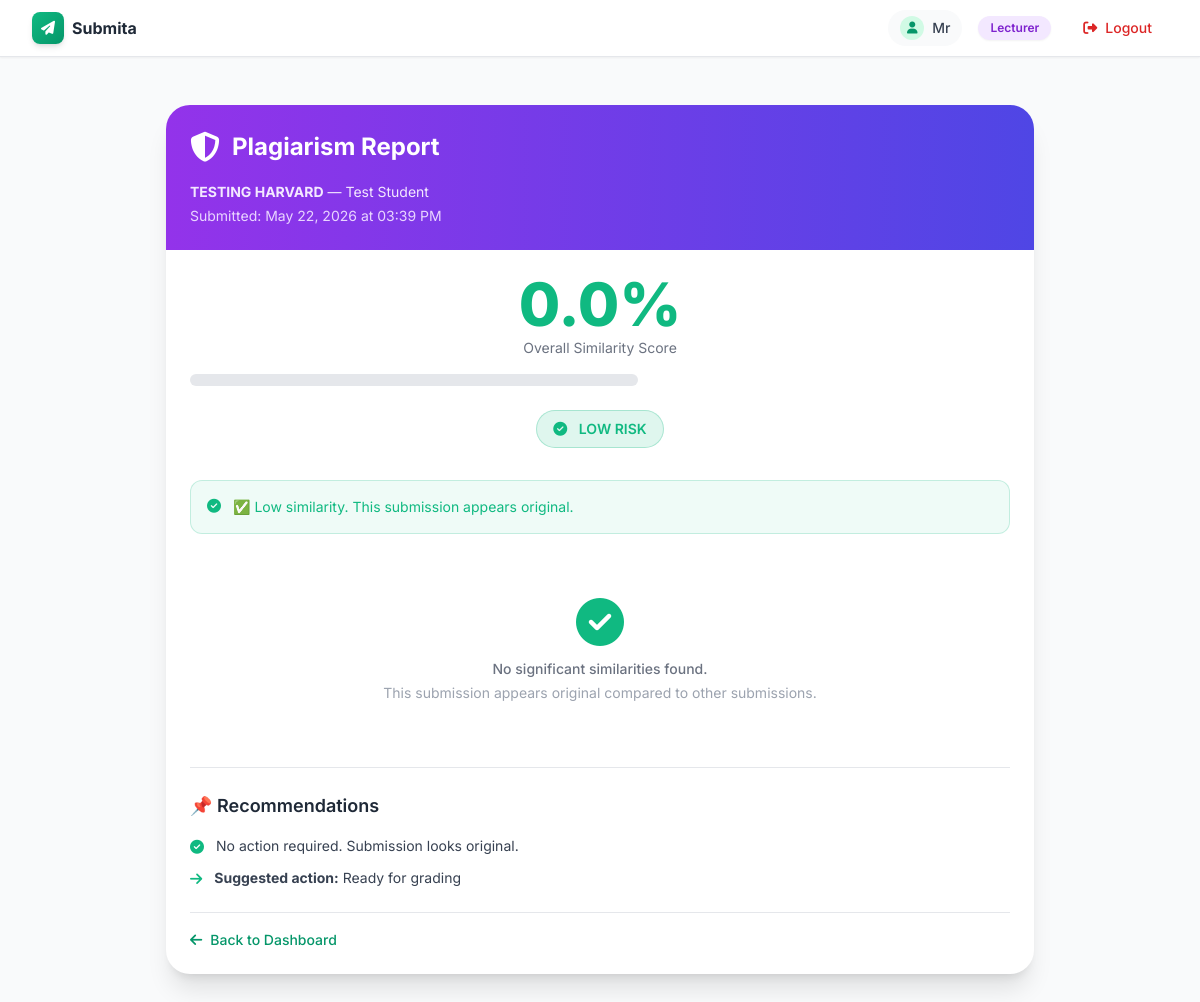
The page /plagiarism-report/1 (signed in) on the database its author committed.
### models.py (models this page shows, shortened)
class User(UserMixin, db.Model):
    __tablename__ = 'users'
    id = db.Column(db.Integer, primary_key=True)
    email = db.Column(db.String(120), unique=True, nullable=False)
    matric = db.Column(db.String(50), unique=True, nullable=False)
    name = db.Column(db.String(100), nullable=False)
    password = db.Column(db.String(200), nullable=False)
    code = db.Column(db.String(10))
    verified = db.Column(db.Boolean, default=False)
    role = db.Column(db.String(20), default=UserRole.STUDENT)
    department = db.Column(db.String(100), default='Computer Science')
    college = db.Column(db.String(100), default='College of Natural Sciences')
    level = db.Column(db.String(10))
    created_at = db.Column(db.DateTime, default=datetime.now)
    last_login = db.Column(db.DateTime)
    account_active = db.Column(db.Boolean, default=True)
    student_id = db.Column(db.String(50), unique=True, nullable=True)
    email_verified = db.Column(db.Boolean, default=False)
    email_verified_at = db.Column(db.DateTime)
    verification_token = db.Column(db.String(100), unique=True)
    token_expires_at = db.Column(db.DateTime)
    registration_number = db.Column(db.Integer)
    department_id = db.Column(db.Integer, db.ForeignKey('departments.id'), nullable=True)
    college_id = db.Column(db.Integer, db.ForeignKey('colleges.id'), nullable=True)
    submissions = db.relationship('Submission', backref='student', lazy='select', cascade='all, delete-orphan')
    created_assignments = db.relationship('Assignment', backref='creator', lazy='select', foreign_keys='Assignment.created_by')
    verification_codes = db.relationship('VerificationCode', backref='user', lazy='select')
    activity_logs = db.relationship('ActivityLog', backref='user', lazy='select')
    created_verification_codes = db.relationship(
        'LecturerVerification',
        foreign_keys='LecturerVerification.created_by',
        backref='code_creator',
        lazy='select'
    )
    __table_args__ = (
        db.Index('idx_users_email', 'email'),
        db.Index('idx_users_matric', 'matric'),
        db.Index('idx_users_role', 'role'),
        db.Index('idx_users_created_at', 'created_at'),
        db.Index('idx_users_student_id', 'student_id'),
        db.Index('idx_users_role_verified', 'role', 'verified'),
    )
    @property
    def is_authenticated(self):
        return True
    def is_admin(self):
        return self.role == UserRole.ADMIN
    def is_lecturer(self):
        return self.role == UserRole.LECTURER
    def is_student(self):
        return self.role == UserRole.STUDENT

class Assignment(db.Model):
    __tablename__ = 'assignments'
    id = db.Column(db.Integer, primary_key=True)
    title = db.Column(db.String(200), nullable=False)
    course_code = db.Column(db.String(20), nullable=False)
    course_title = db.Column(db.String(200), nullable=False)
    description = db.Column(db.Text)
    questions = db.Column(db.Text, nullable=False)
    instructions = db.Column(db.Text)
    deadline = db.Column(db.DateTime, nullable=False)
    total_points = db.Column(db.Integer, default=100)
    attachment_path = db.Column(db.String(500))
    attachment_filename = db.Column(db.String(200))
    attachment_type = db.Column(db.String(50))
    target_levels = db.Column(db.String(100), default='all')
    target_departments = db.Column(db.String(500))
    target_colleges = db.Column(db.String(500))
    target_semester = db.Column(db.String(50))
    target_academic_year = db.Column(db.String(20))
    is_published = db.Column(db.Boolean, default=False)
    published_at = db.Column(db.DateTime)
    is_locked = db.Column(db.Boolean, default=False)
    late_submission_penalty = db.Column(db.Float, default=10.0)
    max_file_size = db.Column(db.Integer, default=10)
    allowed_file_types = db.Column(db.String(200))
    plagiarism_threshold = db.Column(db.Float, default=30.0)
    created_by = db.Column(db.Integer, db.ForeignKey('users.id'), nullable=False)
    created_at = db.Column(db.DateTime, default=datetime.now)
    updated_at = db.Column(db.DateTime, onupdate=datetime.now)
    course_id = db.Column(db.Integer, db.ForeignKey('courses.id'), nullable=True)
    submissions = db.relationship('Submission', backref='assignment', lazy='select', cascade='all, delete-orphan')
    __table_args__ = (
        db.Index('idx_assignments_created_by', 'created_by'),
        db.Index('idx_assignments_deadline', 'deadline'),
        db.Index('idx_assignments_is_published', 'is_published'),
        db.Index('idx_assignments_created_at', 'created_at'),
        db.Index('idx_assignments_course', 'course_code'),
        db.Index('idx_assignments_lecturer_published', 'created_by', 'is_published'),
    )

class Submission(db.Model):
    __tablename__ = 'submissions'
    id = db.Column(db.Integer, primary_key=True)
    assignment_id = db.Column(db.Integer, db.ForeignKey('assignments.id'), nullable=False)
    student_id = db.Column(db.Integer, db.ForeignKey('users.id'), nullable=False)
    content = db.Column(db.Text)
    file_path = db.Column(db.String(500))
    original_filename = db.Column(db.String(200))
    file_type = db.Column(db.String(50))
    github_url = db.Column(db.String(500))
    submitted_at = db.Column(db.DateTime, default=datetime.now)
    plagiarism_score = db.Column(db.Float, default=0.0)
    grade = db.Column(db.Float)
    feedback = db.Column(db.Text)
    auto_graded = db.Column(db.Boolean, default=False)
    grade_breakdown = db.Column(db.Text)
    is_draft = db.Column(db.Boolean, default=False)
    draft_saved_at = db.Column(db.DateTime)
    resubmission_count = db.Column(db.Integer, default=0)
    last_resubmitted_at = db.Column(db.DateTime)
    is_late = db.Column(db.Boolean, default=False)
    late_penalty_applied = db.Column(db.Float, default=0.0)
    ip_address = db.Column(db.String(50))
    user_agent = db.Column(db.String(500))
    __table_args__ = (
        db.Index('idx_submissions_assignment_id', 'assignment_id'),
        db.Index('idx_submissions_student_id', 'student_id'),
        db.Index('idx_submissions_submitted_at', 'submitted_at'),
        db.Index('idx_submissions_grade', 'grade'),
        db.Index('idx_submissions_is_draft', 'is_draft'),
        db.Index('idx_submissions_assignment_student', 'assignment_id', 'student_id'),
    )

### app.py (the view)
@app.route('/plagiarism-report/<int:submission_id>')
@login_required
@no_cache
def plagiarism_report_student(submission_id):
    submission = Submission.query.get_or_404(submission_id)
    if current_user.is_student() and submission.student_id != current_user.id:
        flash('Access denied.', 'danger')
        return redirect(url_for('student_dashboard'))
    all_submissions = Submission.query.filter_by(
        assignment_id=submission.assignment_id,
        is_draft=False
    ).all()
    current_submission = {
        'id': submission.id,
        'content': submission.content or '',
        'student_name': submission.student.name,
        'student_id': submission.student.matric
    }
    other_submissions = []
    for sub in all_submissions:
        if sub.id != submission.id:
            other_submissions.append({
                'id': sub.id,
                'content': sub.content or '',
                'student_name': sub.student.name,
                'student_id': sub.student.matric
            })
    matches = PlagiarismChecker.detect_plagiarism(current_submission, other_submissions)
    report = PlagiarismChecker.get_plagiarism_report(submission, matches)
    return render_template('plagiarism_report_student.html',
                         submission=submission,
                         plagiarism_score=submission.plagiarism_score or 0,
                         matches=matches,
                         report=report)

### templates/plagiarism_report_student.html (shortened to what this page needs)
{% extends "base.html" %}
{% block content %}
<div class="plagiarism-container">
    <div class="bg-white dark:bg-gray-800 rounded-3xl shadow-xl overflow-hidden">
        <div class="bg-gradient-to-r from-purple-600 to-indigo-600 p-6 text-white">
            <div class="flex items-center gap-3 mb-4">
                <i class="fa-solid fa-shield-alt text-3xl"></i>
                <h1 class="text-2xl font-bold">Plagiarism Report</h1>
            </div>
            <p class="text-purple-100">
                <strong>{{ submission.assignment.title }}</strong>
                &mdash; {{ submission.student.name }}
            </p>
            <p class="text-purple-200 text-sm mt-1">
                Submitted: {{ submission.submitted_at.strftime('%B %d, %Y at %I:%M %p') }}
            </p>
        </div>
        <div class="p-6">
            <div class="text-center mb-8">
                <div class="text-6xl font-extrabold mb-1"
                     style="color: {{ report.color }}">
                    {{ "%.1f"|format(plagiarism_score) }}%
                </div>
                <div class="text-sm text-gray-500 mb-2">Overall Similarity Score</div>
                <div class="similarity-meter max-w-md mx-auto">
                </div>
                <span class="inline-block px-4 py-2 rounded-full text-sm font-semibold mt-2"
                      style="background: {{ report.color }}22; color: {{ report.color }}; border: 1px solid {{ report.color }}44">
                    <i class="fas {{ report.icon }} mr-2"></i>
                    {{ report.severity }} RISK
                </span>
            </div>
            <div class="rounded-xl p-4 mb-6 flex items-start gap-3"
                 style="background: {{ report.color }}11; border: 1px solid {{ report.color }}33">
                <i class="fas {{ report.icon }} mt-0.5 flex-shrink-0"
                   style="color: {{ report.color }}"></i>
                <p class="text-sm" style="color: {{ report.color }}">
                    {{ report.message }}
                </p>
            </div>
            {% if matches %}
            <div class="mb-6">
                <h3 class="font-semibold text-lg mb-4 text-gray-800 dark:text-gray-100">
                    📋 Similarity Breakdown
                    <span class="text-sm font-normal text-gray-500">({{ matches|length }} match{{ 'es' if matches|length != 1 }})</span>
                </h3>
                {% for match in matches[:5] %}
                <div class="match-card sev-{{ report.severity }}">
                    <div class="flex justify-between items-center mb-1">
                        <span class="font-medium text-gray-800 dark:text-gray-100">
                            {{ match.student_name }}
                        </span>
                        <span class="text-lg font-bold" style="color: {{ report.color }}">
                            {{ match.similarity }}%
                        </span>
                    </div>
                    <p class="text-xs text-gray-500 mb-2">ID: {{ match.student_id }}</p>
                    <div class="similarity-meter">
                        <div class="similarity-fill"
                             style="width: {{ match.similarity }}%; background: {{ report.color }}">
                        </div>
                    </div>
                    {% if match.seq_similarity is defined %}
                    <div class="flex gap-4 mt-2 text-xs text-gray-500">
                        <span>Sequence match: {{ match.seq_similarity }}%</span>
                        <span>Phrase match: {{ match.shingle_similarity }}%</span>
                    </div>
                    {% endif %}
                </div>
                {% endfor %}
            </div>
            {% else %}
            <div class="text-center py-10">
                <i class="fa-solid fa-check-circle text-5xl text-emerald-500 mb-3"></i>
                <p class="text-gray-500 font-medium">No significant similarities found.</p>
                <p class="text-sm text-gray-400 mt-1">
                    This submission appears original compared to other submissions.
                </p>
            </div>
            {% endif %}
            <div class="mt-6 pt-6 border-t border-gray-200 dark:border-gray-700">
                <h3 class="font-semibold text-lg mb-4 text-gray-800 dark:text-gray-100">
                    📌 Recommendations
                </h3>
                <ul class="space-y-3">
                    <li class="flex items-start gap-3">
                        <i class="fas {{ report.icon }} mt-1 flex-shrink-0"
                           style="color: {{ report.color }}"></i>
                        <span class="text-sm text-gray-700 dark:text-gray-300">
                            {{ report.recommendation }}
                        </span>
                    </li>
                    <li class="flex items-start gap-3">
                        <i class="fas fa-arrow-right mt-1 text-emerald-500 flex-shrink-0"></i>
                        <span class="text-sm text-gray-700 dark:text-gray-300">
                            <strong>Suggested action:</strong> {{ report.action }}
                        </span>
                    </li>
                </ul>
            </div>
            <div class="mt-6 pt-4 border-t border-gray-200 dark:border-gray-700">
                <a href="{{ url_for('student_dashboard') }}"
                   class="inline-flex items-center gap-2 text-emerald-600 hover:text-emerald-700 font-medium transition text-sm">
                    <i class="fas fa-arrow-left"></i> Back to Dashboard
                </a>
            </div>
        </div>
    </div>
</div>
{% endblock %}

### templates/base.html (shortened to what this page needs)
<!DOCTYPE html>
<html lang="en">
<head>
    <script src="https://cdn.tailwindcss.com"></script>
    <link rel="stylesheet" href="https://cdnjs.cloudflare.com/ajax/libs/font-awesome/6.5.1/css/all.min.css">
</head>
<body class="bg-gray-50">
    {% if current_user.is_authenticated %}
    <nav class="bg-white border-b border-gray-200 sticky top-0 z-50 shadow-sm">
        <div class="max-w-7xl mx-auto px-4 sm:px-6 lg:px-8">
            <div class="flex justify-between items-center h-14">
                <a href="{{ url_for('dashboard') }}" class="flex items-center gap-2 group touch-target">
                    <div class="w-8 h-8 bg-gradient-to-br from-emerald-500 to-emerald-600 rounded-lg flex items-center justify-center shadow-md transition-all duration-300 group-hover:scale-110 group-active:scale-95">
                        <i class="fa-solid fa-paper-plane text-white text-sm"></i>
                    </div>
                    <span class="text-base font-bold text-gray-800 group-hover:text-emerald-600 transition-colors">Submita</span>
                </a>
                <div class="hidden md:flex items-center gap-4">
                    <div class="flex items-center gap-2 px-3 py-1.5 bg-gray-50 rounded-full">
                        <div class="w-6 h-6 rounded-full bg-emerald-100 flex items-center justify-center">
                            <i class="fas fa-user text-emerald-600 text-xs"></i>
                        </div>
                        <span class="text-sm font-medium text-gray-700">{{ current_user.name.split()[0] if current_user.name else 'User' }}</span>
                    </div>
                    <span class="text-xs px-3 py-1 rounded-full font-semibold shadow-sm
                        {% if current_user.is_admin() %}bg-red-100 text-red-700
                        {% elif current_user.is_lecturer() %}bg-purple-100 text-purple-700
                        {% else %}bg-emerald-100 text-emerald-700{% endif %}">
                        {{ current_user.role|capitalize }}
                    </span>
                    <button onclick="showLogoutConfirm(event)"
                        class="logout-btn flex items-center gap-2 px-4 py-2 text-red-600 hover:bg-red-50 active:bg-red-100 rounded-xl transition-all duration-200 text-sm font-medium touch-target">
                        <i class="fas fa-sign-out-alt text-sm"></i>
                        <span>Logout</span>
                    </button>
                </div>
            </div>
        </div>
    </nav>
    {% endif %}
    <main class="{% if not current_user.is_authenticated %}full-height{% endif %} page-transition">
        {% block content %}{% endblock %}
    </main>
</body>
</html>

### rows shown on the page
User: name "Mr", role "Lecturer"
Assignment: assignment "TESTING HARVARD"
User: student.name "Test Student"
Submission: submitted_at "May 22, 2026 at 03:39 PM"

### other values the page prints
{{ "%.1f"|format(plagiarism_score) }} "0.0"
{{ report.severity }} "LOW"
{{ report.message }} "✅ Low similarity. This submission appears original."
{{ report.recommendation }} "No action required. Submission looks original."
{{ report.action }} "Ready for grading"
